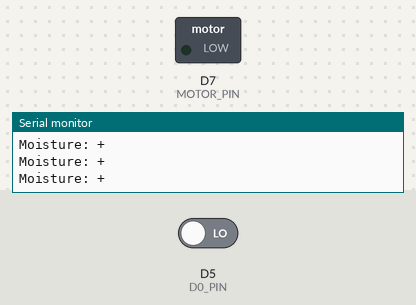
The sketch below on a simulated ESP8266 (NodeMCU). Parts: switched loads named in the sketch (green lamp = pin HIGH), the last lines printed to the serial monitor. The inputs (shaded band) are chosen by the test bench; at power-on: D5 (D0_PIN) LOW.

Above: at 1.2 s.
1.3 s: D5 (D0_PIN) driven HIGH
At 1.8 s:
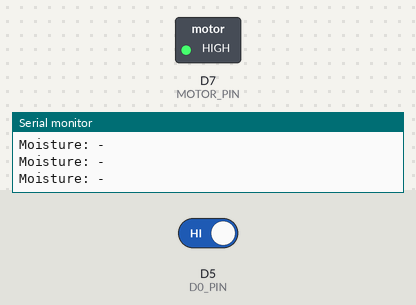
2.8 s: D5 (D0_PIN) driven LOW
At 4.2 s:
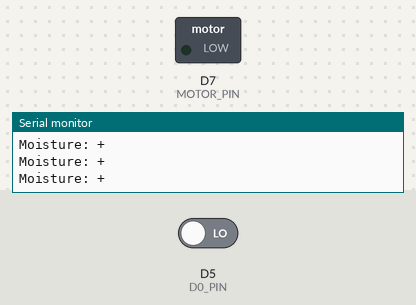
Timing chart, 0 to 5.8 s (numbered marks = the images above; inputs shaded):
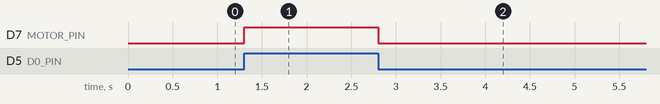

Measured:
- after the input at 1.3 s, D7 (MOTOR_PIN): LOW → HIGH at once
- after the input at 2.8 s, D7 (MOTOR_PIN): HIGH → LOW at once

The sketch:

SOILD.ino
```cpp
#if defined(ESP8266)
#define MOTOR_PIN D7
#define D0_PIN D5
#endif

void setup() {
  Serial.begin(115200);
  initMotor();
}

void loop() {
  bool moisture = readD0();
  if (moisture) {
    Serial.println("Moisture: +");
    offMotor();
  } else {
    Serial.println("Moisture: -");
    onMotor();
  }
  delay(100);
}

void initMotor() {
  pinMode (MOTOR_PIN, OUTPUT);
}

void onMotor() {
  digitalWrite(MOTOR_PIN, HIGH);
}

void offMotor() {
  digitalWrite(MOTOR_PIN, LOW);
}

bool readD0() {
  int dValue = digitalRead(D0_PIN);
  if (dValue) return 0;
  else return 1;
}
```
